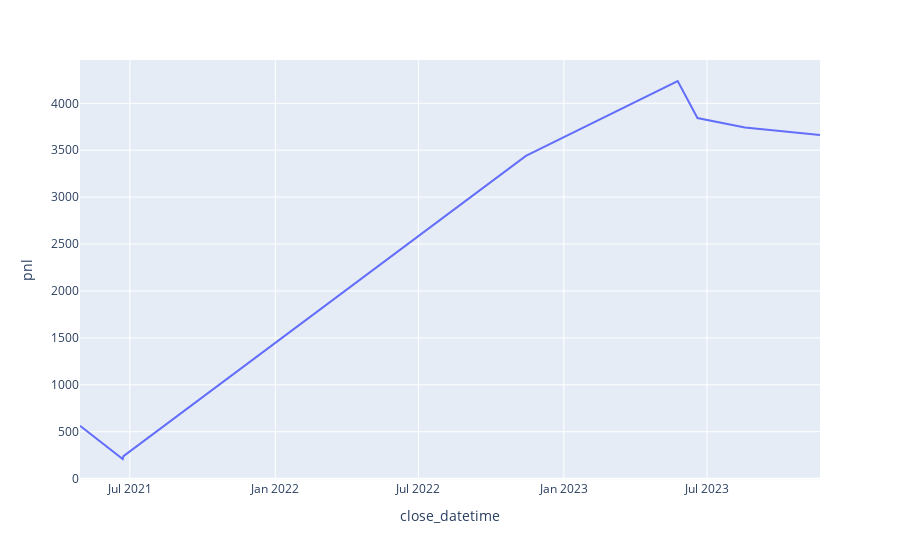

Notebook code for this chart:
### Code cell
px.line(deals, x='close_datetime', y='pnl')

### Figure 1 — Plotly figure (JSON) as saved in the notebook; plotly's stock layout.template omitted (floating-point values rounded to 4 significant figures)
{"data": [{"hovertemplate": "close_datetime=%{x}<br>pnl=%{y}<extra></extra>", "legendgroup": "", "line": {"color": "#636efa", "dash": "solid"}, "marker": {"symbol": "circle"}, "mode": "lines", "name": "", "orientation": "v", "showlegend": false, "type": "scatter", "x": ["2021-04-29T00:00:00", "2021-06-22T00:00:00", "2021-06-23T00:00:00", "2022-11-14T00:00:00", "2023-05-25T00:00:00", "2023-06-19T00:00:00", "2023-08-18T00:00:00", "2023-11-21T00:00:00"], "xaxis": "x", "y": [564.0, 209.4, 239.8, 3439.0, 4238.0, 3843.0, 3742.0, 3662.0], "yaxis": "y"}], "layout": {"legend": {"tracegroupgap": 0}, "margin": {"t": 60}, "xaxis": {"anchor": "y", "domain": [0, 1], "title": {"text": "close_datetime"}}, "yaxis": {"anchor": "x", "domain": [0, 1], "title": {"text": "pnl"}}}}
